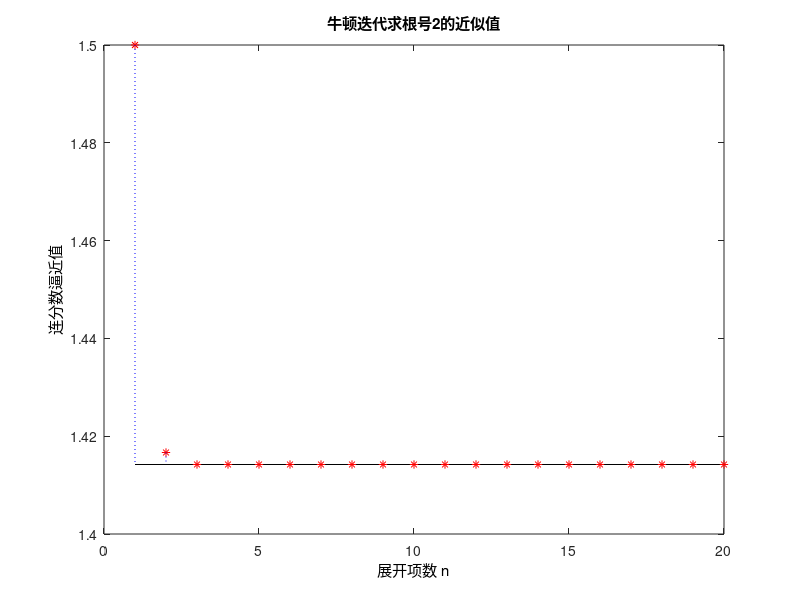

This chart was generated by the following MATLAB code:
high = 1;

stand = sqrt(2);

hold on;
box on;
title('牛顿迭代求根号2的近似值');
plot([1, 20], [stand, stand], 'k-');

for i = 1:20

    high = (high + 2 / high) / 2;
    plot(i, high, 'r*');
    plot([i, i], [high, stand], 'b:');

end

set(get(gca, 'XLabel'), 'String', '展开项数 n');
set(get(gca, 'YLabel'), 'String', '连分数逼近值');
